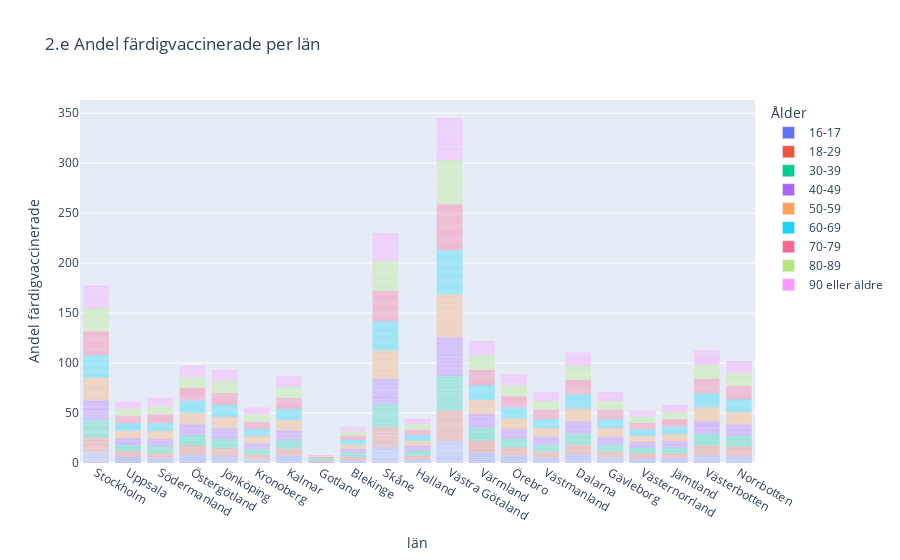

The notebook cell saved with this chart:
### Code cell
fig = px.bar(vaccin, x="Län_namn", y="Andel färdigvaccinerade", hover_data=["Kommun_namn"], color="Ålder",
       title="2.e Andel färdigvaccinerade per län",
       labels=dict(Län_namn="län"))

fig.show()
fig.write_html(f"Visualiseringar/Q2.e) Andel färdigvaccinerade per län.html", auto_open=False)

### Figure 1 — Plotly figure (JSON) as saved in the notebook; plotly's stock layout.template omitted (floating-point values rounded to 4 significant figures; data arrays with more than 128 entries replaced by an {"elided": "..."} marker saying what was removed)
{"data": [{"alignmentgroup": "True", "customdata": {"elided": "290x1 str values"}, "hovertemplate": "Ålder=16-17<br>län=%{x}<br>Andel färdigvaccinerade=%{y}<br>Kommun_namn=%{customdata[0]}<extra></extra>", "legendgroup": "16-17", "marker": {"color": "#636efa", "pattern": {"shape": ""}}, "name": "16-17", "offsetgroup": "16-17", "orientation": "v", "showlegend": true, "textposition": "auto", "type": "bar", "x": {"elided": "290 str values"}, "xaxis": "x", "y": {"elided": "290 float values"}, "yaxis": "y"}, {"alignmentgroup": "True", "customdata": {"elided": "290x1 str values"}, "hovertemplate": "Ålder=18-29<br>län=%{x}<br>Andel färdigvaccinerade=%{y}<br>Kommun_namn=%{customdata[0]}<extra></extra>", "legendgroup": "18-29", "marker": {"color": "#EF553B", "pattern": {"shape": ""}}, "name": "18-29", "offsetgroup": "18-29", "orientation": "v", "showlegend": true, "textposition": "auto", "type": "bar", "x": {"elided": "290 str values"}, "xaxis": "x", "y": {"elided": "290 float values"}, "yaxis": "y"}, {"alignmentgroup": "True", "customdata": {"elided": "290x1 str values"}, "hovertemplate": "Ålder=30-39<br>län=%{x}<br>Andel färdigvaccinerade=%{y}<br>Kommun_namn=%{customdata[0]}<extra></extra>", "legendgroup": "30-39", "marker": {"color": "#00cc96", "pattern": {"shape": ""}}, "name": "30-39", "offsetgroup": "30-39", "orientation": "v", "showlegend": true, "textposition": "auto", "type": "bar", "x": {"elided": "290 str values"}, "xaxis": "x", "y": {"elided": "290 float values"}, "yaxis": "y"}, {"alignmentgroup": "True", "customdata": {"elided": "290x1 str values"}, "hovertemplate": "Ålder=40-49<br>län=%{x}<br>Andel färdigvaccinerade=%{y}<br>Kommun_namn=%{customdata[0]}<extra></extra>", "legendgroup": "40-49", "marker": {"color": "#ab63fa", "pattern": {"shape": ""}}, "name": "40-49", "offsetgroup": "40-49", "orientation": "v", "showlegend": true, "textposition": "auto", "type": "bar", "x": {"elided": "290 str values"}, "xaxis": "x", "y": {"elided": "290 float values"}, "yaxis": "y"}, {"alignmentgroup": "True", "customdata": {"elided": "290x1 str values"}, "hovertemplate": "Ålder=50-59<br>län=%{x}<br>Andel färdigvaccinerade=%{y}<br>Kommun_namn=%{customdata[0]}<extra></extra>", "legendgroup": "50-59", "marker": {"color": "#FFA15A", "pattern": {"shape": ""}}, "name": "50-59", "offsetgroup": "50-59", "orientation": "v", "showlegend": true, "textposition": "auto", "type": "bar", "x": {"elided": "290 str values"}, "xaxis": "x", "y": {"elided": "290 float values"}, "yaxis": "y"}, {"alignmentgroup": "True", "customdata": {"elided": "290x1 str values"}, "hovertemplate": "Ålder=60-69<br>län=%{x}<br>Andel färdigvaccinerade=%{y}<br>Kommun_namn=%{customdata[0]}<extra></extra>", "legendgroup": "60-69", "marker": {"color": "#19d3f3", "pattern": {"shape": ""}}, "name": "60-69", "offsetgroup": "60-69", "orientation": "v", "showlegend": true, "textposition": "auto", "type": "bar", "x": {"elided": "290 str values"}, "xaxis": "x", "y": {"elided": "290 float values"}, "yaxis": "y"}, {"alignmentgroup": "True", "customdata": {"elided": "290x1 str values"}, "hovertemplate": "Ålder=70-79<br>län=%{x}<br>Andel färdigvaccinerade=%{y}<br>Kommun_namn=%{customdata[0]}<extra></extra>", "legendgroup": "70-79", "marker": {"color": "#FF6692", "pattern": {"shape": ""}}, "name": "70-79", "offsetgroup": "70-79", "orientation": "v", "showlegend": true, "textposition": "auto", "type": "bar", "x": {"elided": "290 str values"}, "xaxis": "x", "y": {"elided": "290 float values"}, "yaxis": "y"}, {"alignmentgroup": "True", "customdata": {"elided": "290x1 str values"}, "hovertemplate": "Ålder=80-89<br>län=%{x}<br>Andel färdigvaccinerade=%{y}<br>Kommun_namn=%{customdata[0]}<extra></extra>", "legendgroup": "80-89", "marker": {"color": "#B6E880", "pattern": {"shape": ""}}, "name": "80-89", "offsetgroup": "80-89", "orientation": "v", "showlegend": true, "textposition": "auto", "type": "bar", "x": {"elided": "290 str values"}, "xaxis": "x", "y": {"elided": "290 float values"}, "yaxis": "y"}, {"alignmentgroup": "True", "customdata": {"elided": "290x1 str values"}, "hovertemplate": "Ålder=90 eller äldre<br>län=%{x}<br>Andel färdigvaccinerade=%{y}<br>Kommun_namn=%{customdata[0]}<extra></extra>", "legendgroup": "90 eller äldre", "marker": {"color": "#FF97FF", "pattern": {"shape": ""}}, "name": "90 eller äldre", "offsetgroup": "90 eller äldre", "orientation": "v", "showlegend": true, "textposition": "auto", "type": "bar", "x": {"elided": "290 str values"}, "xaxis": "x", "y": {"elided": "290 float values"}, "yaxis": "y"}], "layout": {"barmode": "relative", "legend": {"title": {"text": "Ålder"}, "tracegroupgap": 0}, "title": {"text": "2.e Andel färdigvaccinerade per län"}, "xaxis": {"anchor": "y", "domain": [0, 1], "title": {"text": "län"}}, "yaxis": {"anchor": "x", "domain": [0, 1], "title": {"text": "Andel färdigvaccinerade"}}}}
